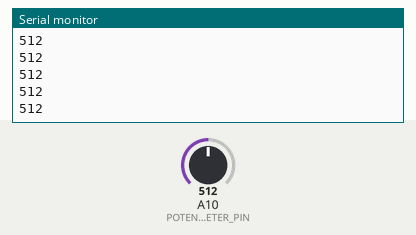
The sketch below on a simulated Arduino Mega 2560, built with avr-gcc and run on an emulated ATmega2560. On the bench: the last lines printed to the serial monitor. The test bench sets the inputs (shaded band); at power-on: A10 (POTENTIOMETER_PIN) = 512.

Above: at 1.2 s.
1.3 s: A10 (POTENTIOMETER_PIN) set to 716
At 1.56 s:
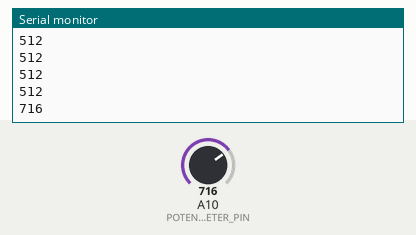
2.8 s: A10 (POTENTIOMETER_PIN) set to 900
At 2.96 s:
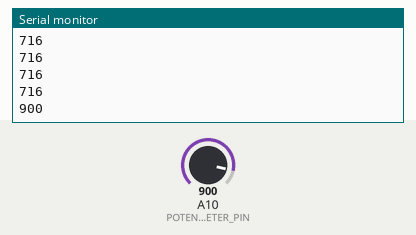
Timing chart, 0 to 5.8 s (numbered marks = the images above; inputs shaded):
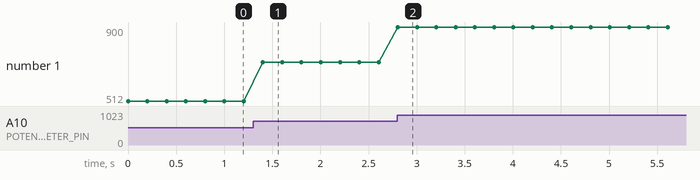

Measured:
- after the input at 1.3 s, the serial monitor: prints a new line after 0.10 s (image 1)
- after the input at 2.8 s, the serial monitor: prints a new line at once (image 2)
- plotted number 1: 512 → 716 after the input at 1.3 s, 716 → 900 after the input at 2.8 s

The sketch:

Potentiometer.ino
```cpp
const int vcc = A8;
const int gnd = A12;
const int POTENTIOMETER_PIN = A10;

void setup() {
  Serial.begin(9600);
  pinMode(POTENTIOMETER_PIN, INPUT);

  // Create versual VCC AND GND
  pinMode(vcc, OUTPUT);
  pinMode(gnd, OUTPUT);
  digitalWrite(vcc, HIGH);
  digitalWrite(gnd, LOW);
}

void loop() {
  Serial.println(analogRead(POTENTIOMETER_PIN));
  delay(200);
}
```
